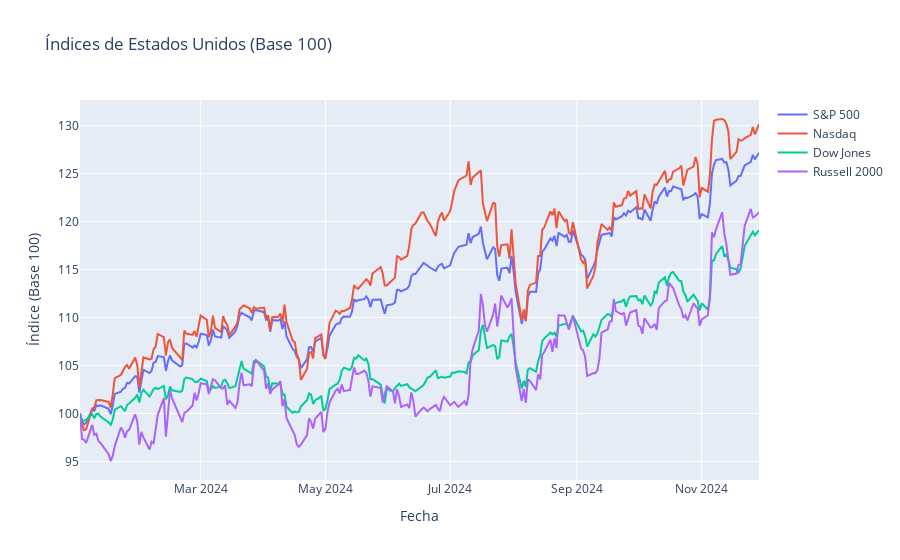
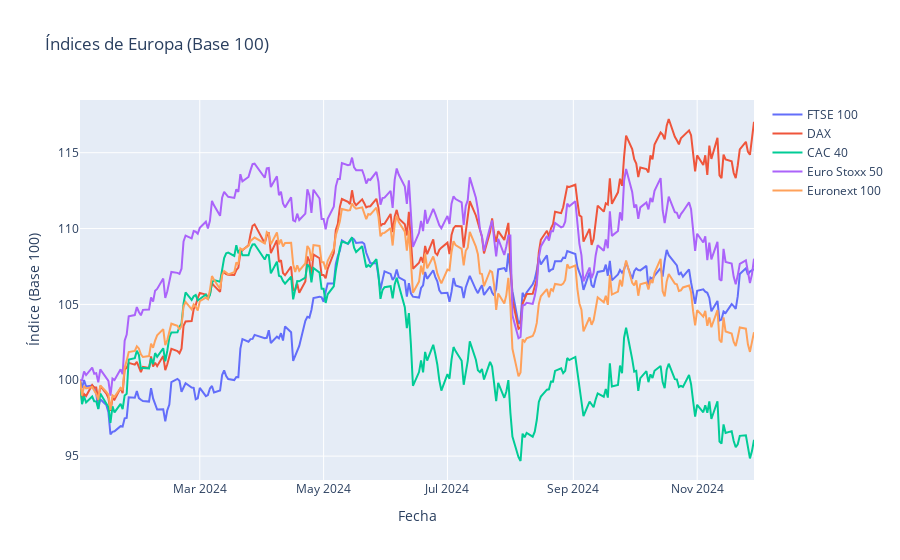
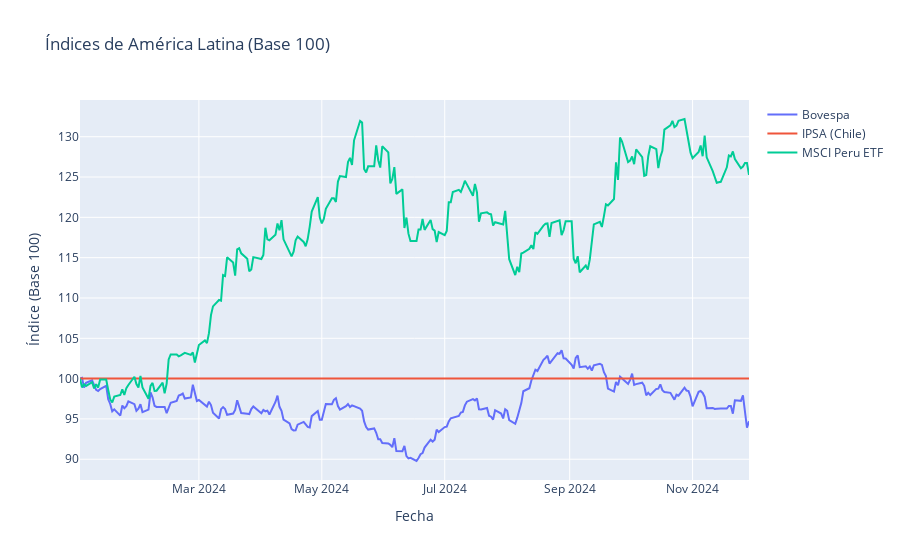
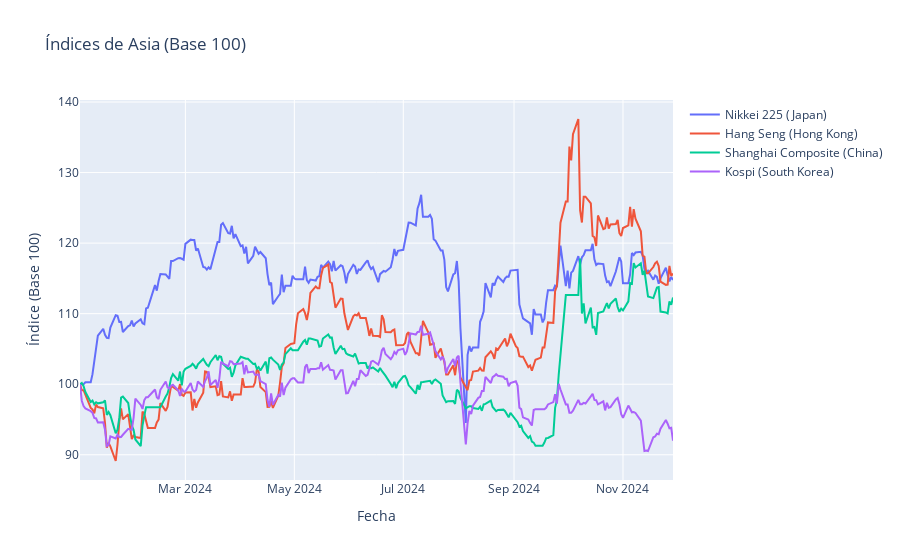

Notebook code for these charts, in order:
### Code cell
start = dt.datetime(2024, 1, 1)
end = dt.datetime.now()

# Diccionario con nombres de índices y sus símbolos de Yahoo Finance
us_indices = {
    'S&P 500': '^GSPC',
    'Nasdaq': '^IXIC',
    'Dow Jones': '^DJI',
    'Russell 2000': '^RUT'
}

europe_indices = {
    'FTSE 100': '^FTSE',
    'DAX': '^GDAXI',
    'CAC 40': '^FCHI',
    'Euro Stoxx 50': '^STOXX50E',
    'Euronext 100': '^N100'
}

latam_indices = {
    'Bovespa': '^BVSP',
    # 'IPSA (Chile)': '^IPSA',
    'COLCAP (Colombia)': '^COLCAP',
    # 'S&P/BVL General (Peru)': '^SPBLPGPT',
    'MSCI Peru ETF': 'EPU'
}

asia_indices = {
    'Nikkei 225 (Japan)': '^N225',
    'Hang Seng (Hong Kong)': '^HSI',
    'Shanghai Composite (China)': '000001.SS',
    'Kospi (South Korea)': '^KS11'
}

# Función para descargar y normalizar datos
def get_normalized_data(indices, start, end):
    dataframes = []
    for name, ticker in indices.items():
        df = yf.download(ticker, start=start, end=end)[['Close']]
        df.rename(columns={'Close': name}, inplace=True)
        df = df.dropna(subset=[name])
        if not df.empty:
            df[name] = df[name] / df[name].iloc[0] * 100  # Normalizar a base 100
            dataframes.append(df)
    return dataframes

# Descargar y procesar datos para cada región
us_dataframes = get_normalized_data(us_indices, start, end)
europe_dataframes = get_normalized_data(europe_indices, start, end)
latam_dataframes = get_normalized_data(latam_indices, start, end)
asia_dataframes = get_normalized_data(asia_indices, start, end)

# Función para combinar DataFrames
def merge_dataframes(dataframes):
    if dataframes:
        merged_df = dataframes[0]
        for df in dataframes[1:]:
            merged_df = pd.merge(merged_df, df, left_index=True, right_index=True, how='outer')
        return merged_df.fillna(method='ffill').fillna(method='bfill')
    else:
        return pd.DataFrame()

# Combinar DataFrames de cada región
us_merged = merge_dataframes(us_dataframes)
europe_merged = merge_dataframes(europe_dataframes)
latam_merged = merge_dataframes(latam_dataframes)
asia_merged = merge_dataframes(asia_dataframes)

# Función para graficar los índices de una región
def plot_indices(dataframe, title):
    fig = go.Figure()
    for column in dataframe.columns:
        fig.add_trace(go.Scatter(
            x=dataframe.index,
            y=dataframe[column],
            mode='lines',
            name=column
        ))
    fig.update_layout(
        title=title,
        xaxis_title='Fecha',
        yaxis_title='Índice (Base 100)',
        hovermode='x unified'
    )
    fig.show()

# Mostrar gráficos para cada región
plot_indices(us_merged, 'Índices de Estados Unidos (Base 100)')
plot_indices(europe_merged, 'Índices de Europa (Base 100)')
# plot_indices(latam_merged, 'Índices de América Latina (Base 100)')
plot_indices(asia_merged, 'Índices de Asia (Base 100)')

### Figure 1 — Plotly figure (JSON) as saved in the notebook; plotly's stock layout.template omitted (floating-point values rounded to 4 significant figures; data arrays with more than 128 entries replaced by an {"elided": "..."} marker saying what was removed)
{"data": [{"mode": "lines", "name": "S&P 500", "type": "scatter", "x": {"elided": "231 str values"}, "y": {"elided": "231 float values"}}, {"mode": "lines", "name": "Nasdaq", "type": "scatter", "x": {"elided": "231 str values"}, "y": {"elided": "231 float values"}}, {"mode": "lines", "name": "Dow Jones", "type": "scatter", "x": {"elided": "231 str values"}, "y": {"elided": "231 float values"}}, {"mode": "lines", "name": "Russell 2000", "type": "scatter", "x": {"elided": "231 str values"}, "y": {"elided": "231 float values"}}], "layout": {"hovermode": "x unified", "title": {"text": "Índices de Estados Unidos (Base 100)"}, "xaxis": {"title": {"text": "Fecha"}}, "yaxis": {"title": {"text": "Índice (Base 100)"}}}}

### Figure 2 — Plotly figure (JSON) as saved in the notebook; plotly's stock layout.template omitted (floating-point values rounded to 4 significant figures; data arrays with more than 128 entries replaced by an {"elided": "..."} marker saying what was removed)
{"data": [{"mode": "lines", "name": "FTSE 100", "type": "scatter", "x": {"elided": "237 str values"}, "y": {"elided": "237 float values"}}, {"mode": "lines", "name": "DAX", "type": "scatter", "x": {"elided": "237 str values"}, "y": {"elided": "237 float values"}}, {"mode": "lines", "name": "CAC 40", "type": "scatter", "x": {"elided": "237 str values"}, "y": {"elided": "237 float values"}}, {"mode": "lines", "name": "Euro Stoxx 50", "type": "scatter", "x": {"elided": "237 str values"}, "y": {"elided": "237 float values"}}, {"mode": "lines", "name": "Euronext 100", "type": "scatter", "x": {"elided": "237 str values"}, "y": {"elided": "237 float values"}}], "layout": {"hovermode": "x unified", "title": {"text": "Índices de Europa (Base 100)"}, "xaxis": {"title": {"text": "Fecha"}}, "yaxis": {"title": {"text": "Índice (Base 100)"}}}}

### Figure 3 — Plotly figure (JSON) as saved in the notebook; plotly's stock layout.template omitted (floating-point values rounded to 4 significant figures; data arrays with more than 128 entries replaced by an {"elided": "..."} marker saying what was removed)
{"data": [{"mode": "lines", "name": "Bovespa", "type": "scatter", "x": {"elided": "238 str values"}, "y": {"elided": "238 float values"}}, {"mode": "lines", "name": "IPSA (Chile)", "type": "scatter", "x": {"elided": "238 str values"}, "y": {"elided": "238 int values"}}, {"mode": "lines", "name": "MSCI Peru ETF", "type": "scatter", "x": {"elided": "238 str values"}, "y": {"elided": "238 float values"}}], "layout": {"hovermode": "x unified", "title": {"text": "Índices de América Latina (Base 100)"}, "xaxis": {"title": {"text": "Fecha"}}, "yaxis": {"title": {"text": "Índice (Base 100)"}}}}

### Figure 4 — Plotly figure (JSON) as saved in the notebook; plotly's stock layout.template omitted (floating-point values rounded to 4 significant figures; data arrays with more than 128 entries replaced by an {"elided": "..."} marker saying what was removed)
{"data": [{"mode": "lines", "name": "Nikkei 225 (Japan)", "type": "scatter", "x": {"elided": "238 str values"}, "y": {"elided": "238 float values"}}, {"mode": "lines", "name": "Hang Seng (Hong Kong)", "type": "scatter", "x": {"elided": "238 str values"}, "y": {"elided": "238 float values"}}, {"mode": "lines", "name": "Shanghai Composite (China)", "type": "scatter", "x": {"elided": "238 str values"}, "y": {"elided": "238 float values"}}, {"mode": "lines", "name": "Kospi (South Korea)", "type": "scatter", "x": {"elided": "238 str values"}, "y": {"elided": "238 float values"}}], "layout": {"hovermode": "x unified", "title": {"text": "Índices de Asia (Base 100)"}, "xaxis": {"title": {"text": "Fecha"}}, "yaxis": {"title": {"text": "Índice (Base 100)"}}}}
